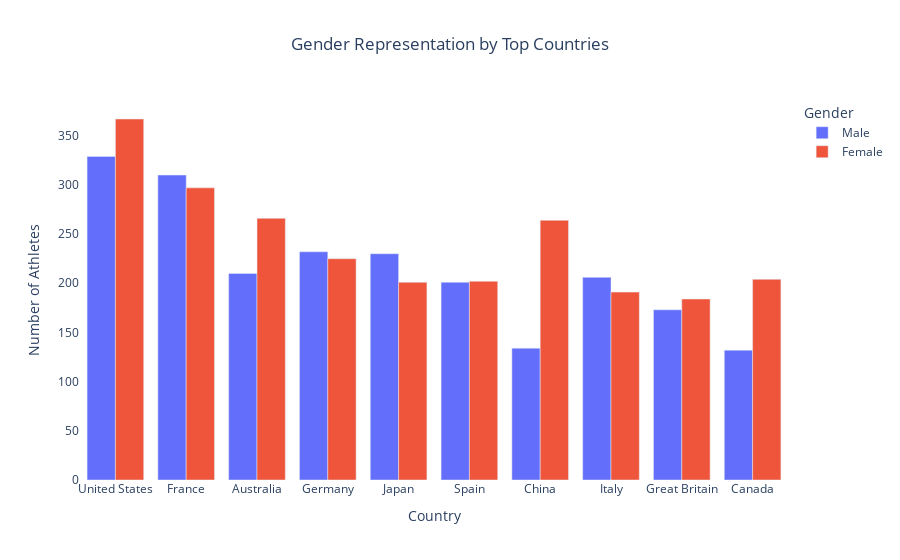

Write notebook code for a chart like this one.
### Markdown cell above
**Athlete Representation by Country and Gender**

### Code cell
gender_country = pd.crosstab(adf['nationality'], adf['gender'])
top_countries_gender = gender_country.loc[gender_country.sum(axis=1).nlargest(10).index]

fig = px.bar(top_countries_gender.reset_index(), 
             x='nationality', y=['Male', 'Female'], 
             title="Gender Representation by Top Countries",
             labels={'value': 'Number of Athletes', 'variable': 'Gender', 'nationality': 'Country'},
             barmode='group', 
             color_discrete_map={'Male': '#636EFA', 'Female': '#EF553B'})
fig.update_layout(title_x=0.5, plot_bgcolor='white')
fig.show()

### Figure 1 — Plotly figure (JSON) as saved in the notebook; plotly's stock layout.template omitted (floating-point values rounded to 4 significant figures)
{"data": [{"alignmentgroup": "True", "hovertemplate": "Gender=Male<br>Country=%{x}<br>Number of Athletes=%{y}<extra></extra>", "legendgroup": "Male", "marker": {"color": "#636EFA", "pattern": {"shape": ""}}, "name": "Male", "offsetgroup": "Male", "orientation": "v", "showlegend": true, "textposition": "auto", "type": "bar", "x": ["United States", "France", "Australia", "Germany", "Japan", "Spain", "China", "Italy", "Great Britain", "Canada"], "xaxis": "x", "y": [329, 310, 210, 232, 230, 201, 134, 206, 173, 132], "yaxis": "y"}, {"alignmentgroup": "True", "hovertemplate": "Gender=Female<br>Country=%{x}<br>Number of Athletes=%{y}<extra></extra>", "legendgroup": "Female", "marker": {"color": "#EF553B", "pattern": {"shape": ""}}, "name": "Female", "offsetgroup": "Female", "orientation": "v", "showlegend": true, "textposition": "auto", "type": "bar", "x": ["United States", "France", "Australia", "Germany", "Japan", "Spain", "China", "Italy", "Great Britain", "Canada"], "xaxis": "x", "y": [367, 297, 266, 225, 201, 202, 264, 191, 184, 204], "yaxis": "y"}], "layout": {"barmode": "group", "legend": {"title": {"text": "Gender"}, "tracegroupgap": 0}, "plot_bgcolor": "white", "title": {"text": "Gender Representation by Top Countries", "x": 0.5}, "xaxis": {"anchor": "y", "domain": [0, 1], "title": {"text": "Country"}}, "yaxis": {"anchor": "x", "domain": [0, 1], "title": {"text": "Number of Athletes"}}}}
